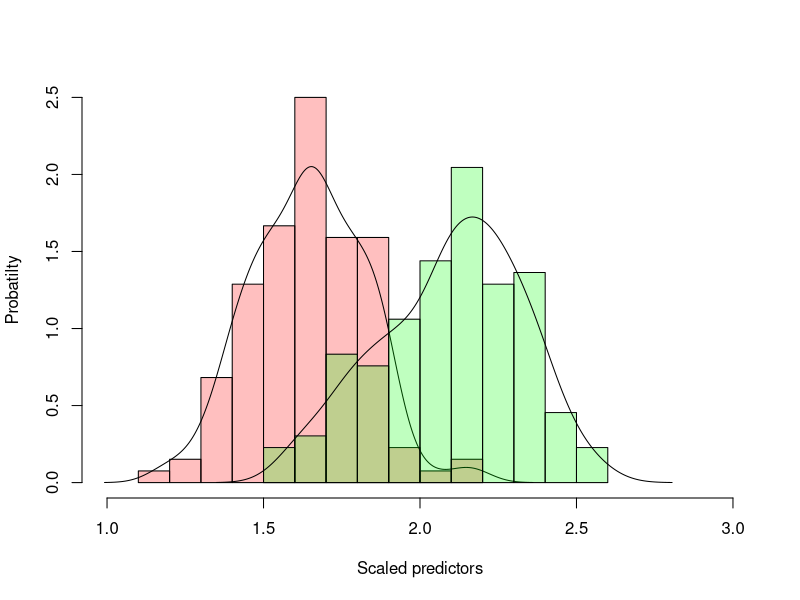
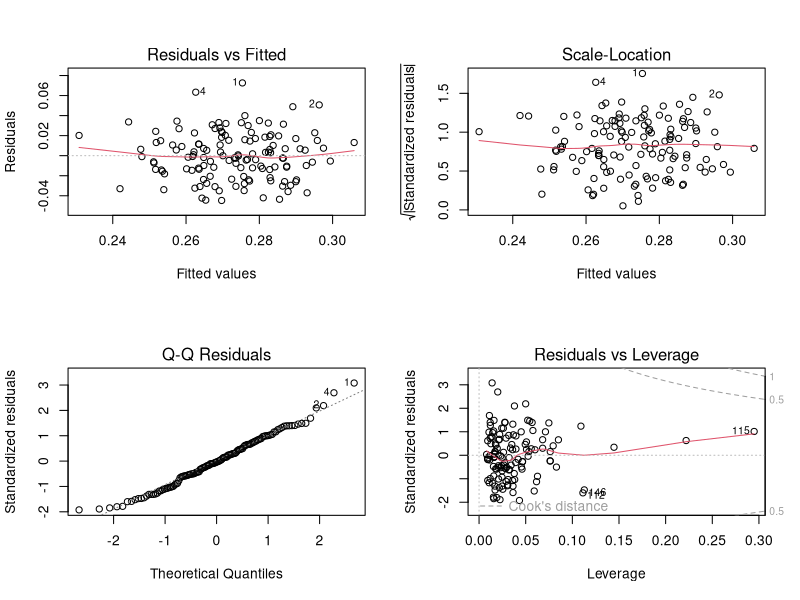

Recreate these plots in R, in order.
# Candidate’s Choice Question 
#   for the Senior Quantitative Analyst Position at Philadelphia Phillies
# Submission: November 15, 2016
# Candidate: Meen Chul Kim

library('ggplot2')
library('caret')

# Read in data
batting <- read.csv('data/batting.csv')

# Select rows without corrupted data
data <- subset(batting, MarApr_AB != 0)

# Scale variables by dividing by range
cols <- c('MarApr_AB', 'MarApr_PA', 'MarApr_H')
for (col in cols) {
  data[[col]] <- data[[col]] / diff(range(data[[col]]))  
}


# Histogram the distributions of MarApr_AB and MarApr_PA
hist(data$MarApr_AB, prob=T, xlim=c(1, 3), 
     xlab='Scaled predictors', ylab = 'Probatilty', main='',
     col=rgb(1, 0, 0, .25))
lines(density(data$MarApr_AB))
hist(data$MarApr_PA, add=T, prob=T, col=rgb(0, 1, 0, .25))
lines(density(data$MarApr_PA))

# Convert corruted data to NA
batting[batting == 0] <- NA

# Scale variables
for (col in cols) {
  batting[[col]] <- batting[[col]] / 
    diff(range(batting[[col]], na.rm = T))
}

# Impute means to NA
for (col in cols) {
  batting[[col]][is.na(batting[[col]])] <- 
    mean(batting[[col]], na.rm = T)
}
# Manual imputation for MarApr_AVG
batting$MarApr_AVG[is.na(batting$MarApr_AVG)] <- 
  mean(batting$MarApr_AVG, na.rm = T)

# Multivariate linear regression
model.1 <- lm(FullSeason_AVG ~ 
            MarApr_AB + 
            MarApr_PA + 
            MarApr_H + 
            MarApr_AVG, 
          data)

# Diagnostic plots 
layout(matrix(c(1, 2, 3, 4), 2, 2)) 
plot(model.1)